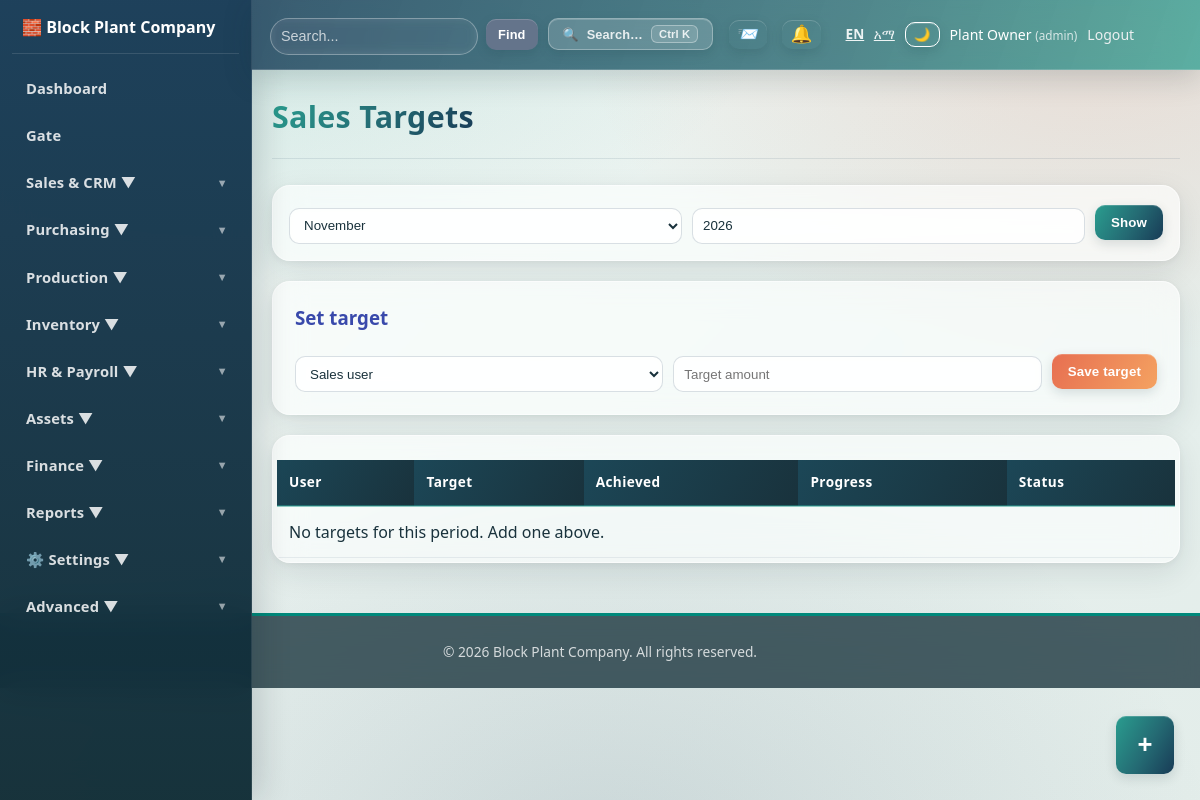
Screenshot of /crm/targets.php (signed in) with the database file from the repository.
### tables this page shows
CREATE TABLE company_settings(id INT AUTO_INCREMENT PRIMARY KEY,company_name VARCHAR(200) NOT NULL,company_name_am VARCHAR(200) NULL,tagline VARCHAR(255) NULL,tagline_am VARCHAR(255) NULL,address TEXT,phone VARCHAR(50),email VARCHAR(100),tax_id VARCHAR(50),logo_path VARCHAR(255),currency VARCHAR(10) DEFAULT 'ETB',currency_symbol VARCHAR(10) DEFAULT 'Br',date_format VARCHAR(20) DEFAULT 'Y-m-d',timezone VARCHAR(50) DEFAULT 'Africa/Addis_Ababa',locale_default VARCHAR(10) DEFAULT 'en',primary_color VARCHAR(20) DEFAULT '#3949ab',secondary_color VARCHAR(20) DEFAULT '#00897b',default_commission_rate DECIMAL(5,2) DEFAULT 5.00,updated_at TIMESTAMP DEFAULT CURRENT_TIMESTAMP ON UPDATE CURRENT_TIMESTAMP);

CREATE TABLE users(id INT AUTO_INCREMENT PRIMARY KEY,name VARCHAR(100) NOT NULL,username VARCHAR(50) UNIQUE NOT NULL,password VARCHAR(255) NOT NULL,role VARCHAR(30) DEFAULT 'admin',department VARCHAR(30) NULL,department_role ENUM('manager','user') NULL,status TINYINT DEFAULT 1,created_at TIMESTAMP DEFAULT CURRENT_TIMESTAMP);

### config/helpers.php (called while the page is built, shortened)
<?php
function e($string) {
    return htmlspecialchars($string, ENT_QUOTES, 'UTF-8');
}
function ensure_department_access_schema() {
    static $checked = false;
    if ($checked) {
        return;
    }
    $checked = true;
}
function has_permission($module, $action = 'view') {
    $allowed = ['view' => 'can_view', 'create' => 'can_create', 'edit' => 'can_edit', 'delete' => 'can_delete', 'approve' => 'can_approve'];
    global $pdo;
    try {
        $userStmt = $pdo->prepare("SELECT role, department, department_role FROM users WHERE id = ? AND status = 1");
        $userStmt->execute([$_SESSION['user_id']]);
        $user = $userStmt->fetch();
        $userRole = strtolower(trim((string) $user['role']));
        if (in_array($userRole, ['admin', 'administrator'], true)) {
            return true;
        }
        $col = $allowed[$action];
        $stmt = $pdo->prepare("SELECT {$col} FROM user_permissions WHERE user_id = ? AND module = ?");
        $stmt->execute([$_SESSION['user_id'], $module]);
        $row = $stmt->fetch();
        return $row && (int) $row[$col] === 1;
    } catch (PDOException $e) {
        return false;
    }
}
function company_settings($reload = false) {
    static $cached = null;
    global $pdo;
    if ($cached !== null) {
        return $cached;
    }
    try {
        $cached = $pdo->query("SELECT * FROM company_settings LIMIT 1")->fetch() ?: [];
    } catch (PDOException $e) {
        $cached = [];
    }
    return $cached;
}
function app_lang() {
    $c = company_settings();
    $def = $c['locale_default'] ?? 'en';
    return in_array($def, ['en', 'am'], true) ? $def : 'en';
}
function t($key) {
    static $dict;
    if ($dict === null) {
        $dict = require __DIR__ . '/lang.php';
    }
    $lang = app_lang();
    return $dict[$lang][$key] ?? $dict['en'][$key] ?? $key;
}
function company_display_name() {
    $c = company_settings();
    return $c['company_name'] ?? 'Block Plant ERP';
}
function brand_colors() {
    $c = company_settings();
    return [
        'primary' => $c['primary_color'] ?? '#3949ab',
        'secondary' => $c['secondary_color'] ?? '#00897b',
    ];
}
?>

### crm/targets.php (the view, shortened to what this page needs)
<?php
require_once "../config/database.php";
require_once "../config/helpers.php";
$month = (int) ($_GET['month'] ?? date('n'));
$year = (int) ($_GET['year'] ?? date('Y'));
$stmt = $pdo->prepare("
    SELECT st.*, u.name AS user_name,
        (SELECT COALESCE(SUM(total_amount),0) FROM sales s
         WHERE s.created_by = st.user_id AND MONTH(s.sale_date)=st.month AND YEAR(s.sale_date)=st.year) AS achieved_amount
    FROM sales_targets st
    LEFT JOIN users u ON st.user_id = u.id
    WHERE st.month = ? AND st.year = ?
    ORDER BY u.name
");
$stmt->execute([$month, $year]);
$targets = $stmt->fetchAll();
require_once "../partials/header.php";
?>
<div class="page-header">
    <h1>Sales Targets</h1>
</div>
<div class="filter-section">
    <form method="get" class="filter-form">
        <select name="month">
            <?php for ($m = 1; $m <= 12; $m++): ?>
            <option value="<?= $m ?>" <?= $m === $month ? 'selected' : '' ?>><?= date('F', mktime(0, 0, 0, $m, 1)) ?></option>
            <?php endfor; ?>
        </select>
        <input type="number" name="year" value="<?= $year ?>" min="2020" max="2100">
        <button type="submit" class="btn btn-primary">Show</button>
    </form>
</div>
<?php if (has_permission('crm', 'create')): ?>
<div class="panel">
    <h3>Set target</h3>
    <form method="post" class="filter-form">
        <select name="user_id" required>
            <option value="">Sales user</option>
        </select>
        <input type="number" step="0.01" name="target_amount" placeholder="Target amount" required>
        <button type="submit" class="btn btn-accent">Save target</button>
    </form>
</div>
<?php endif; ?>
<div class="table-container">
    <table class="data-table">
        <thead>
            <tr>
                <th>User</th>
                <th>Target</th>
                <th>Achieved</th>
                <th>Progress</th>
                <th>Status</th>
            </tr>
        </thead>
        <tbody>
            <?php if (!$targets): ?>
            <tr><td colspan="5">No targets for this period. Add one above.</td></tr>
            <?php endif; ?>
        </tbody>
    </table>
</div>
<?php require_once "../partials/footer.php"; ?>

### partials/header.php (shortened to what this page needs)
<?php
require_once __DIR__ . "/../config/database.php";
require_once __DIR__ . "/../config/helpers.php";
$stmt = $pdo->prepare("SELECT name, role FROM users WHERE id = ?");
$stmt->execute([$_SESSION["user_id"]]);
$user = $stmt->fetch();
$brand = brand_colors();
$htmlLang = app_lang() === 'am' ? 'am' : 'en';
$_navIsAdmin = in_array(strtolower(trim((string)($user['role'] ?? ''))), ['admin', 'administrator'], true);
?>
<!doctype html>
<html lang="<?= $htmlLang ?>">
<head>
    <link rel="stylesheet" href="/block_plant/assets/css/style.css">
    <link rel="stylesheet" href="/block_plant/assets/css/advanced.css?v=<?= filemtime(__DIR__ . '/../assets/css/advanced.css') ?>">
    <link rel="stylesheet" href="/block_plant/assets/css/dark-mode.css">
    <link rel="stylesheet" href="/block_plant/assets/css/glass.css?v=<?= filemtime(__DIR__ . '/../assets/css/glass.css') ?>">
    <link rel="stylesheet" href="/block_plant/assets/css/mobile.css?v=<?= filemtime(__DIR__ . '/../assets/css/mobile.css') ?>">
</head>
<body class="theme-advanced">
    <div class="topbar">
        <div class="user-info">
            <form action="/block_plant/dashboard/search.php" method="get" style="display:flex;align-items:center;gap:8px;">
                <input type="text" name="q" placeholder="<?= e(t('search_placeholder')) ?>" style="min-width:220px; padding:8px 10px; border-radius:6px; border:1px solid rgba(255,255,255,0.3); background:rgba(255,255,255,0.12); color:white;">
                <button type="submit" class="btn btn-secondary" style="padding:8px 12px; font-size:0.8rem;"><?= t('find') ?></button>
            </form>
            <button id="cmdkOpen" title="<?= e(t('search_everything')) ?>" style="background:rgba(255,255,255,0.16);border:1px solid rgba(255,255,255,0.30);color:#fff;border-radius:999px;cursor:pointer;padding:6px 14px;font-size:0.8rem;display:flex;align-items:center;gap:8px;margin-right:6px;">
                <span>🔍</span><span style="opacity:.85;"><?= t('search_all') ?></span><span class="cmdk-kbd" style="border-color:rgba(255,255,255,0.35);color:rgba(255,255,255,0.85);background:rgba(255,255,255,0.12);">Ctrl K</span>
            </button>
            <div class="notification-dropdown" style="position:relative; margin-right: 5px;">
                <button id="sysNotifToggle" style="background:transparent;border:none;color:#fff;cursor:pointer;position:relative;padding:4px 8px;font-size:1.1rem;display:flex;align-items:center;">
                    📨
                </button>
            </div>
            <div class="notification-dropdown" style="position:relative; margin-right: 5px;">
                <button id="notifToggle" style="background:transparent;border:none;color:#fff;cursor:pointer;position:relative;padding:4px 8px;font-size:1.1rem;display:flex;align-items:center;">
                    🔔
                </button>
            </div>
            <span style="opacity:0.9;font-size:0.85rem;margin-left:10px;">
                <a href="?lang=en" style="color:#fff;margin-right:6px;<?= app_lang() === 'en' ? 'font-weight:bold;text-decoration:underline;' : '' ?>">EN</a>
                <a href="?lang=am" style="color:#fff;<?= app_lang() === 'am' ? 'font-weight:bold;text-decoration:underline;' : '' ?>">አማ</a>
            </span>
            <button id="themeToggle" title="<?= t('dark_mode') ?>" style="background:transparent;border:1px solid #fff;color:#fff;border-radius:4px;cursor:pointer;padding:4px 8px;">🌙</button>
            <span><?= htmlspecialchars($user['name']) ?> <small style="opacity:.75">(<?= htmlspecialchars($user['role']) ?>)</small></span>
            <a href="/block_plant/auth/logout.php" style="color: #ecf0f1; text-decoration: none;"><?= t('logout') ?></a>
        </div>
    </div>
    <nav class="navbar" id="appSidebar">
        <div class="sidebar-brand">
            <span>🧱 <?= htmlspecialchars(company_display_name()) ?></span>
        </div>
        <ul>
            <?php if (has_permission('dashboard', 'view')): ?>
            <li><a href="/block_plant/dashboard/index.php"><?= t('dashboard') ?></a></li>
            <?php endif; ?>
            <?php if (has_permission('gate', 'view')): ?>
            <li><a href="/block_plant/gate/index.php"><?= t('gate') ?></a></li>
            <?php endif; ?>
            <?php if (has_permission('sales', 'view') || has_permission('crm', 'view') || has_permission('customers', 'view')): ?>
            <li class="dropdown">
                <a href="#"><?= t('sales_crm') ?> ▼</a>
            </li>
            <?php endif; ?>
            <?php if (has_permission('purchases', 'view') || has_permission('suppliers', 'view')): ?>
            <li class="dropdown">
                <a href="#"><?= t('purchasing') ?> ▼</a>
            </li>
            <?php endif; ?>
            <?php if (has_permission('production', 'view')): ?>
            <li class="dropdown">
                <a href="#"><?= t('production') ?> ▼</a>
            </li>
            <?php endif; ?>
            <?php if (has_permission('inventory', 'view')): ?>
            <li class="dropdown">
                <a href="#"><?= t('inventory') ?> ▼</a>
            </li>
            <?php endif; ?>
            <?php if (has_permission('hr', 'view')): ?>
            <li class="dropdown">
                <a href="/block_plant/hr/index.php"><?= t('hr_payroll') ?> ▼</a>
            </li>
            <?php endif; ?>
            <?php if (has_permission('assets', 'view')): ?>
            <li class="dropdown">
                <a href="#"><?= t('assets') ?> ▼</a>
            </li>
            <?php endif; ?>
            <?php if (has_permission('finance', 'view') || has_permission('expenses', 'view')): ?>
            <li class="dropdown">
                <a href="#"><?= t('finance') ?> ▼</a>
            </li>
            <?php endif; ?>
            <?php if (has_permission('reports', 'view')): ?>
            <li class="dropdown">
                <a href="#"><?= t('reports') ?> ▼</a>
            </li>
            <?php endif; ?>
            <li class="dropdown">
                <a href="#">⚙️ <?= t('settings') ?> ▼</a>
            </li>
            <?php if ($_navIsAdmin): ?>
            <li class="dropdown">
                <a href="#"><?= t('advanced') ?> ▼</a>
            </li>
            <?php endif; ?>
        </ul>
    </nav>
    <div class="container">

### partials/footer.php (shortened to what this page needs)
    </div>
    <footer style="background: #2c3e50; color: white; text-align: center; padding: 20px; margin-top: 50px;">
        <?php if (function_exists('company_display_name')): ?>
        <p>&copy; <?= date('Y') ?> <?= htmlspecialchars(company_display_name()) ?>. <?= e(t('all_rights_reserved')) ?></p>
        <?php else: ?>
        <p>&copy; <?= date('Y') ?> Block Plant ERP System. <?= e(t('all_rights_reserved')) ?></p>
        <?php endif; ?>
    </footer>
    <div class="fab-wrap" id="fabWrap">
        <button class="fab-btn" id="fabBtn" title="<?= e(t('quick_actions')) ?>" aria-label="<?= e(t('quick_actions')) ?>">+</button>
    </div>
</body>
</html>

### assets/css/style.css (style rules this page uses)
* { box-sizing:border-box }
body { font-family:Arial;background:#f4f6f9;margin:0;color:#222 }
a.btn,button { background:#1976d2;color:#fff;padding:10px 16px;border:0;border-radius:6px;text-decoration:none;cursor:pointer }
input,select,textarea { width:100%;padding:10px;margin-top:6px;border:1px solid #ddd;border-radius:6px }
table { width:100%;border-collapse:collapse;margin-top:20px }
th,td { padding:10px;border-bottom:1px solid #eee;text-align:left }
th { background:#f1f5f9 }

### assets/css/dark-mode.css (style rules this page uses)
:root { --bg-dark: #121212; --surface-dark: #1e1e1e; --text-primary-dark: #e0e0e0; --text-secondary-dark: #a0a0a0; --border-dark: #333333; }

### rows the page displays
company_settings: q "Search...", locale_default "Find", locale_default "Search…", locale_default "Logout", company_name "Block Plant Company", locale_default "Dashboard", locale_default "Gate", locale_default "Sales & CRM", locale_default "Purchasing", locale_default "Production", locale_default "Inventory", locale_default "HR & Payroll", locale_default "Assets", locale_default "Finance", locale_default "Reports", locale_default "Settings", locale_default "Advanced", locale_default "All rights reserved."
users: name "Plant Owner", role "admin"

### other values shown
form field month "November"
